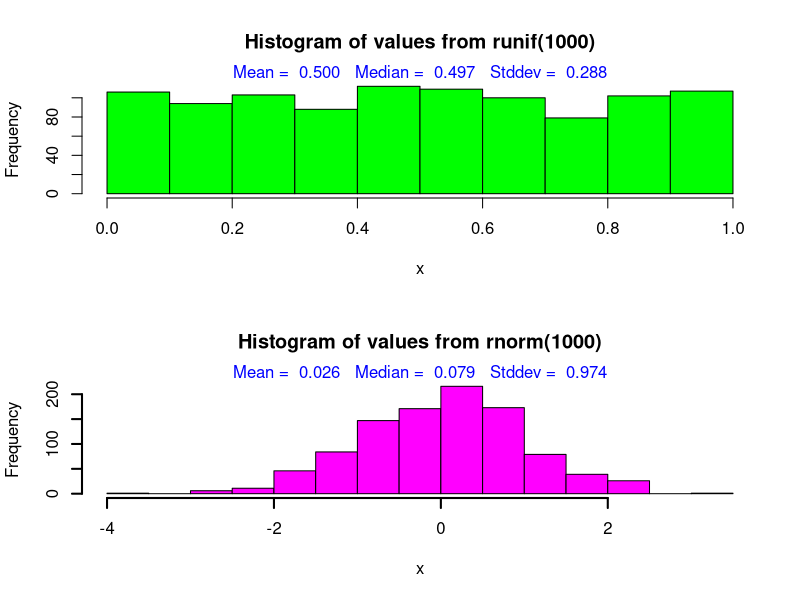

Generate this figure with R:
# Histograms in R
#
# Displaying two histograms, of uniform and normal random values.
#  (using runif(1000) and rnorm(1000)).
#
par(mfrow=c(2,1))

add_parameters = function(x) mtext(sprintf("Mean = %6.3f   Median = %6.3f   Stddev = %6.3f",mean(x),median(x),sd(x)), col="blue")

x <- runif(1000)
hist(x, col="green",main="Histogram of values from runif(1000)")
add_parameters(x)

x <- rnorm(1000)
hist(x, col="magenta", lwd=2, main="Histogram of values from rnorm(1000)")
add_parameters(x)
